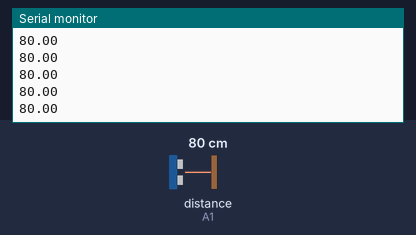
Recording of a sketch running on a simulated Arduino Uno, built with avr-gcc and run on an emulated ATmega328P. Parts: the last lines printed to the serial monitor. The inputs (shaded band) are chosen by the test bench; at power-on: distance to the obstacle (sensor on A1) 80 cm. The echo pulse lasts 58.3 µs per cm.

Above: at 1.2 s.
1.3 s: distance to the obstacle (sensor on A1) set to 2 cm
At 1.38 s:
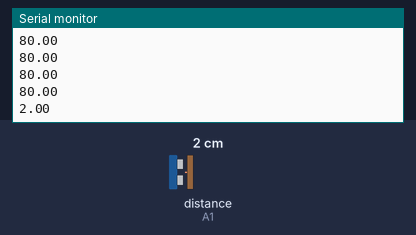
2.8 s: distance to the obstacle (sensor on A1) set to 4 cm
At 2.8 s:
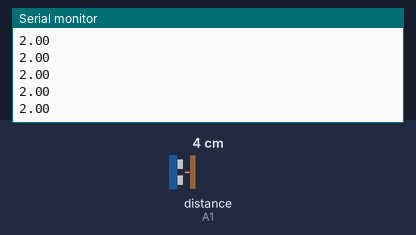
Timing chart, 0 to 5.8 s (numbered marks = the images above; inputs shaded):
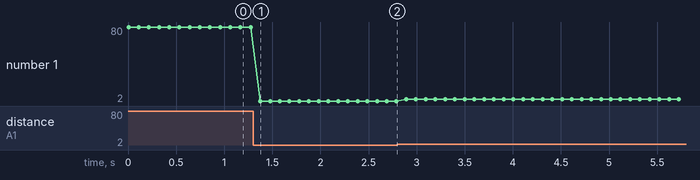

The sketch:

UltraSonic.ino
```cpp
#include <Ultrasonic.h>

//
// Ultrasonic HR-SC04 sensor test
//
// http://robocraft.ru
//

#include "Ultrasonic.h"

// sensor connected to:
// Trig - 12, Echo - 13
Ultrasonic ultrasonic(A0, A1);

void setup()
{
  Serial.begin(9600);                           // start the serial port
}

void loop()
{
  float dist_cm = ultrasonic.Ranging(CM);       // get distance
  Serial.println(dist_cm);                      // print the distance

  delay(100);                                   // arbitary wait time.
}
```

Measured:
- after the input at 1.3 s, the serial monitor: prints a new line after 0.08 s (image 1)
- plotted number 1: 80 → 2 after the input at 1.3 s, 2 → 4 after the input at 2.8 s
